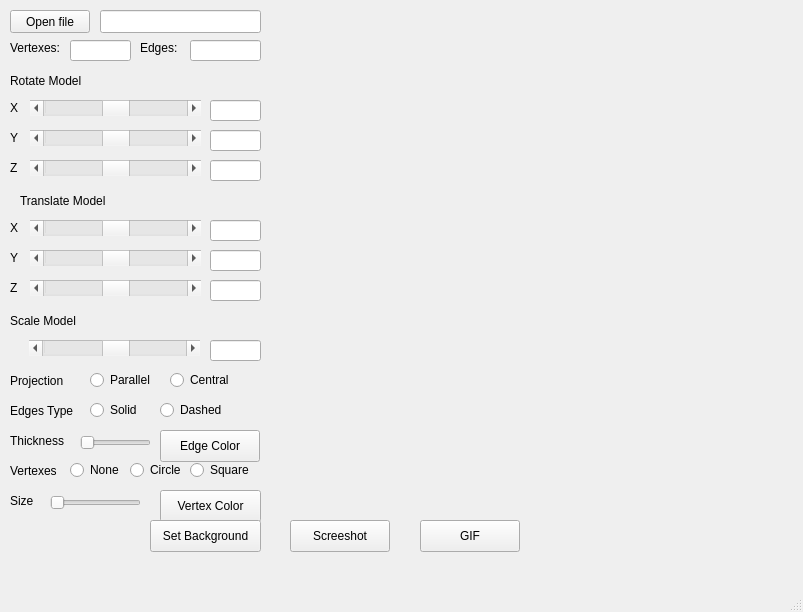
<?xml version="1.0" encoding="UTF-8"?>
<ui version="4.0">
 <class>MainWindow</class>
 <widget class="QMainWindow" name="MainWindow">
  <property name="geometry">
   <rect>
    <x>0</x>
    <y>0</y>
    <width>803</width>
    <height>612</height>
   </rect>
  </property>
  <property name="windowTitle">
   <string>3D Viewer</string>
  </property>
  <widget class="QWidget" name="centralwidget">
   <widget class="GLWidget" name="glwidget" native="true">
    <property name="geometry">
     <rect>
      <x>270</x>
      <y>20</y>
      <width>520</width>
      <height>480</height>
     </rect>
    </property>
   </widget>
   <widget class="QPushButton" name="pushButton">
    <property name="geometry">
     <rect>
      <x>10</x>
      <y>10</y>
      <width>80</width>
      <height>23</height>
     </rect>
    </property>
    <property name="text">
     <string>Open file</string>
    </property>
   </widget>
   <widget class="QLineEdit" name="fileNameLineEdit">
    <property name="geometry">
     <rect>
      <x>100</x>
      <y>10</y>
      <width>161</width>
      <height>23</height>
     </rect>
    </property>
   </widget>
   <widget class="QLabel" name="label_rotate_model">
    <property name="geometry">
     <rect>
      <x>10</x>
      <y>70</y>
      <width>241</width>
      <height>21</height>
     </rect>
    </property>
    <property name="text">
     <string>Rotate Model</string>
    </property>
   </widget>
   <widget class="QLabel" name="label_x">
    <property name="geometry">
     <rect>
      <x>10</x>
      <y>100</y>
      <width>21</width>
      <height>16</height>
     </rect>
    </property>
    <property name="text">
     <string>X</string>
    </property>
   </widget>
   <widget class="QLabel" name="label_y">
    <property name="geometry">
     <rect>
      <x>10</x>
      <y>130</y>
      <width>21</width>
      <height>16</height>
     </rect>
    </property>
    <property name="text">
     <string>Y</string>
    </property>
   </widget>
   <widget class="QLabel" name="label_z">
    <property name="geometry">
     <rect>
      <x>10</x>
      <y>160</y>
      <width>21</width>
      <height>16</height>
     </rect>
    </property>
    <property name="text">
     <string>Z</string>
    </property>
   </widget>
   <widget class="QScrollBar" name="x_axis_ScrollBar">
    <property name="geometry">
     <rect>
      <x>30</x>
      <y>100</y>
      <width>171</width>
      <height>16</height>
     </rect>
    </property>
    <property name="minimumSize">
     <size>
      <width>171</width>
      <height>0</height>
     </size>
    </property>
    <property name="minimum">
     <number>-360</number>
    </property>
    <property name="maximum">
     <number>360</number>
    </property>
    <property name="orientation">
     <enum>Qt::Horizontal</enum>
    </property>
   </widget>
   <widget class="QScrollBar" name="y_axis_ScrollBar">
    <property name="geometry">
     <rect>
      <x>30</x>
      <y>130</y>
      <width>171</width>
      <height>16</height>
     </rect>
    </property>
    <property name="minimum">
     <number>-360</number>
    </property>
    <property name="maximum">
     <number>360</number>
    </property>
    <property name="orientation">
     <enum>Qt::Horizontal</enum>
    </property>
   </widget>
   <widget class="QScrollBar" name="z_axis_ScrollBar">
    <property name="geometry">
     <rect>
      <x>30</x>
      <y>160</y>
      <width>171</width>
      <height>16</height>
     </rect>
    </property>
    <property name="minimum">
     <number>-360</number>
    </property>
    <property name="maximum">
     <number>360</number>
    </property>
    <property name="orientation">
     <enum>Qt::Horizontal</enum>
    </property>
   </widget>
   <widget class="QLineEdit" name="lineEdit_x">
    <property name="geometry">
     <rect>
      <x>210</x>
      <y>100</y>
      <width>51</width>
      <height>21</height>
     </rect>
    </property>
   </widget>
   <widget class="QLineEdit" name="lineEdit_z">
    <property name="geometry">
     <rect>
      <x>210</x>
      <y>160</y>
      <width>51</width>
      <height>21</height>
     </rect>
    </property>
   </widget>
   <widget class="QLineEdit" name="lineEdit_y">
    <property name="geometry">
     <rect>
      <x>210</x>
      <y>130</y>
      <width>51</width>
      <height>21</height>
     </rect>
    </property>
   </widget>
   <widget class="QLabel" name="label_trans_model">
    <property name="geometry">
     <rect>
      <x>20</x>
      <y>190</y>
      <width>241</width>
      <height>21</height>
     </rect>
    </property>
    <property name="text">
     <string>Translate Model</string>
    </property>
   </widget>
   <widget class="QLabel" name="label_x_2">
    <property name="geometry">
     <rect>
      <x>10</x>
      <y>220</y>
      <width>21</width>
      <height>16</height>
     </rect>
    </property>
    <property name="text">
     <string>X</string>
    </property>
   </widget>
   <widget class="QLabel" name="label_y_2">
    <property name="geometry">
     <rect>
      <x>10</x>
      <y>250</y>
      <width>21</width>
      <height>16</height>
     </rect>
    </property>
    <property name="text">
     <string>Y</string>
    </property>
   </widget>
   <widget class="QLabel" name="label_z_2">
    <property name="geometry">
     <rect>
      <x>10</x>
      <y>280</y>
      <width>21</width>
      <height>16</height>
     </rect>
    </property>
    <property name="text">
     <string>Z</string>
    </property>
   </widget>
   <widget class="QScrollBar" name="x_axis_ScrollBar_2">
    <property name="geometry">
     <rect>
      <x>30</x>
      <y>220</y>
      <width>171</width>
      <height>16</height>
     </rect>
    </property>
    <property name="minimumSize">
     <size>
      <width>171</width>
      <height>0</height>
     </size>
    </property>
    <property name="minimum">
     <number>-100</number>
    </property>
    <property name="maximum">
     <number>100</number>
    </property>
    <property name="orientation">
     <enum>Qt::Horizontal</enum>
    </property>
   </widget>
   <widget class="QScrollBar" name="y_axis_ScrollBar_2">
    <property name="geometry">
     <rect>
      <x>30</x>
      <y>250</y>
      <width>171</width>
      <height>16</height>
     </rect>
    </property>
    <property name="minimum">
     <number>-100</number>
    </property>
    <property name="maximum">
     <number>100</number>
    </property>
    <property name="orientation">
     <enum>Qt::Horizontal</enum>
    </property>
   </widget>
   <widget class="QScrollBar" name="z_axis_ScrollBar_2">
    <property name="geometry">
     <rect>
      <x>30</x>
      <y>280</y>
      <width>171</width>
      <height>16</height>
     </rect>
    </property>
    <property name="minimum">
     <number>-100</number>
    </property>
    <property name="maximum">
     <number>100</number>
    </property>
    <property name="orientation">
     <enum>Qt::Horizontal</enum>
    </property>
   </widget>
   <widget class="QLineEdit" name="lineEdit_x_2">
    <property name="geometry">
     <rect>
      <x>210</x>
      <y>220</y>
      <width>51</width>
      <height>21</height>
     </rect>
    </property>
   </widget>
   <widget class="QLineEdit" name="lineEdit_y_2">
    <property name="geometry">
     <rect>
      <x>210</x>
      <y>250</y>
      <width>51</width>
      <height>21</height>
     </rect>
    </property>
   </widget>
   <widget class="QLineEdit" name="lineEdit_z_2">
    <property name="geometry">
     <rect>
      <x>210</x>
      <y>280</y>
      <width>51</width>
      <height>21</height>
     </rect>
    </property>
   </widget>
   <widget class="QLabel" name="label_trans_model_2">
    <property name="geometry">
     <rect>
      <x>10</x>
      <y>310</y>
      <width>241</width>
      <height>21</height>
     </rect>
    </property>
    <property name="text">
     <string>Scale Model</string>
    </property>
   </widget>
   <widget class="QScrollBar" name="scale_ScrollBar">
    <property name="geometry">
     <rect>
      <x>29</x>
      <y>340</y>
      <width>171</width>
      <height>16</height>
     </rect>
    </property>
    <property name="minimum">
     <number>-50</number>
    </property>
    <property name="maximum">
     <number>50</number>
    </property>
    <property name="singleStep">
     <number>1</number>
    </property>
    <property name="value">
     <number>1</number>
    </property>
    <property name="sliderPosition">
     <number>1</number>
    </property>
    <property name="orientation">
     <enum>Qt::Horizontal</enum>
    </property>
   </widget>
   <widget class="QLineEdit" name="lineEdit_scale">
    <property name="geometry">
     <rect>
      <x>210</x>
      <y>340</y>
      <width>51</width>
      <height>21</height>
     </rect>
    </property>
   </widget>
   <widget class="QLabel" name="label_vertexes">
    <property name="geometry">
     <rect>
      <x>10</x>
      <y>40</y>
      <width>57</width>
      <height>15</height>
     </rect>
    </property>
    <property name="text">
     <string>Vertexes:</string>
    </property>
   </widget>
   <widget class="QLabel" name="label_filename_2">
    <property name="geometry">
     <rect>
      <x>140</x>
      <y>40</y>
      <width>57</width>
      <height>15</height>
     </rect>
    </property>
    <property name="text">
     <string>Edges:</string>
    </property>
   </widget>
   <widget class="QLineEdit" name="lineEdit_vertexes">
    <property name="geometry">
     <rect>
      <x>70</x>
      <y>40</y>
      <width>61</width>
      <height>21</height>
     </rect>
    </property>
   </widget>
   <widget class="QLineEdit" name="lineEdit_edges">
    <property name="geometry">
     <rect>
      <x>190</x>
      <y>40</y>
      <width>71</width>
      <height>21</height>
     </rect>
    </property>
   </widget>
   <widget class="QLabel" name="label_trans_model_3">
    <property name="geometry">
     <rect>
      <x>10</x>
      <y>370</y>
      <width>71</width>
      <height>21</height>
     </rect>
    </property>
    <property name="text">
     <string>Projection</string>
    </property>
   </widget>
   <widget class="QRadioButton" name="radioButton_parallel">
    <property name="geometry">
     <rect>
      <x>90</x>
      <y>370</y>
      <width>81</width>
      <height>20</height>
     </rect>
    </property>
    <property name="text">
     <string>Parallel</string>
    </property>
    <attribute name="buttonGroup">
     <string notr="true">buttonGroup</string>
    </attribute>
   </widget>
   <widget class="QRadioButton" name="radioButton_central">
    <property name="geometry">
     <rect>
      <x>170</x>
      <y>370</y>
      <width>99</width>
      <height>20</height>
     </rect>
    </property>
    <property name="text">
     <string>Central</string>
    </property>
    <attribute name="buttonGroup">
     <string notr="true">buttonGroup</string>
    </attribute>
   </widget>
   <widget class="QLabel" name="label_trans_model_4">
    <property name="geometry">
     <rect>
      <x>10</x>
      <y>400</y>
      <width>71</width>
      <height>21</height>
     </rect>
    </property>
    <property name="text">
     <string>Edges Type</string>
    </property>
   </widget>
   <widget class="QRadioButton" name="radioButton_solid">
    <property name="geometry">
     <rect>
      <x>90</x>
      <y>400</y>
      <width>71</width>
      <height>20</height>
     </rect>
    </property>
    <property name="text">
     <string>Solid</string>
    </property>
    <attribute name="buttonGroup">
     <string notr="true">buttonGroup_2</string>
    </attribute>
   </widget>
   <widget class="QRadioButton" name="radioButton_dashed">
    <property name="geometry">
     <rect>
      <x>160</x>
      <y>400</y>
      <width>99</width>
      <height>20</height>
     </rect>
    </property>
    <property name="text">
     <string>Dashed</string>
    </property>
    <attribute name="buttonGroup">
     <string notr="true">buttonGroup_2</string>
    </attribute>
   </widget>
   <widget class="QLabel" name="label_trans_model_5">
    <property name="geometry">
     <rect>
      <x>10</x>
      <y>430</y>
      <width>71</width>
      <height>21</height>
     </rect>
    </property>
    <property name="text">
     <string>Thickness</string>
    </property>
   </widget>
   <widget class="QSlider" name="horizontalSlider">
    <property name="geometry">
     <rect>
      <x>80</x>
      <y>430</y>
      <width>71</width>
      <height>25</height>
     </rect>
    </property>
    <property name="orientation">
     <enum>Qt::Horizontal</enum>
    </property>
   </widget>
   <widget class="QPushButton" name="pushButton_edge_color">
    <property name="geometry">
     <rect>
      <x>160</x>
      <y>430</y>
      <width>100</width>
      <height>32</height>
     </rect>
    </property>
    <property name="text">
     <string>Edge Color</string>
    </property>
   </widget>
   <widget class="QLabel" name="label_vertexes_draw">
    <property name="geometry">
     <rect>
      <x>10</x>
      <y>460</y>
      <width>71</width>
      <height>21</height>
     </rect>
    </property>
    <property name="text">
     <string>Vertexes</string>
    </property>
   </widget>
   <widget class="QRadioButton" name="radioButton_none">
    <property name="geometry">
     <rect>
      <x>70</x>
      <y>460</y>
      <width>61</width>
      <height>20</height>
     </rect>
    </property>
    <property name="text">
     <string>None</string>
    </property>
    <attribute name="buttonGroup">
     <string notr="true">buttonGroup_3</string>
    </attribute>
   </widget>
   <widget class="QRadioButton" name="radioButton_circle">
    <property name="geometry">
     <rect>
      <x>130</x>
      <y>460</y>
      <width>61</width>
      <height>20</height>
     </rect>
    </property>
    <property name="text">
     <string>Circle</string>
    </property>
    <attribute name="buttonGroup">
     <string notr="true">buttonGroup_3</string>
    </attribute>
   </widget>
   <widget class="QRadioButton" name="radioButton_square">
    <property name="geometry">
     <rect>
      <x>190</x>
      <y>460</y>
      <width>71</width>
      <height>20</height>
     </rect>
    </property>
    <property name="text">
     <string>Square</string>
    </property>
    <attribute name="buttonGroup">
     <string notr="true">buttonGroup_3</string>
    </attribute>
   </widget>
   <widget class="QLabel" name="label_vertexes_size">
    <property name="geometry">
     <rect>
      <x>10</x>
      <y>490</y>
      <width>31</width>
      <height>21</height>
     </rect>
    </property>
    <property name="text">
     <string>Size</string>
    </property>
   </widget>
   <widget class="QSlider" name="horizontalSlider_vertex_size">
    <property name="geometry">
     <rect>
      <x>50</x>
      <y>490</y>
      <width>91</width>
      <height>25</height>
     </rect>
    </property>
    <property name="orientation">
     <enum>Qt::Horizontal</enum>
    </property>
   </widget>
   <widget class="QPushButton" name="pushButton_vertex_color">
    <property name="geometry">
     <rect>
      <x>160</x>
      <y>490</y>
      <width>101</width>
      <height>32</height>
     </rect>
    </property>
    <property name="text">
     <string>Vertex Color</string>
    </property>
   </widget>
   <widget class="QPushButton" name="pushButton_vertex_color_2">
    <property name="geometry">
     <rect>
      <x>150</x>
      <y>520</y>
      <width>111</width>
      <height>32</height>
     </rect>
    </property>
    <property name="text">
     <string>Set Background</string>
    </property>
   </widget>
   <widget class="QPushButton" name="pushButton_screenshot">
    <property name="geometry">
     <rect>
      <x>290</x>
      <y>520</y>
      <width>100</width>
      <height>32</height>
     </rect>
    </property>
    <property name="text">
     <string>Screeshot</string>
    </property>
   </widget>
   <widget class="QPushButton" name="pushButton_gif">
    <property name="geometry">
     <rect>
      <x>420</x>
      <y>520</y>
      <width>100</width>
      <height>32</height>
     </rect>
    </property>
    <property name="text">
     <string>GIF</string>
    </property>
   </widget>
  </widget>
  <widget class="QMenuBar" name="menubar">
   <property name="geometry">
    <rect>
     <x>0</x>
     <y>0</y>
     <width>803</width>
     <height>20</height>
    </rect>
   </property>
  </widget>
  <widget class="QStatusBar" name="statusbar"/>
 </widget>
 <customwidgets>
  <customwidget>
   <class>GLWidget</class>
   <extends>QWidget</extends>
   <header>glwidget.h</header>
   <container>1</container>
  </customwidget>
 </customwidgets>
 <resources/>
 <connections/>
 <buttongroups>
  <buttongroup name="buttonGroup"/>
  <buttongroup name="buttonGroup_3"/>
  <buttongroup name="buttonGroup_2"/>
 </buttongroups>
</ui>
